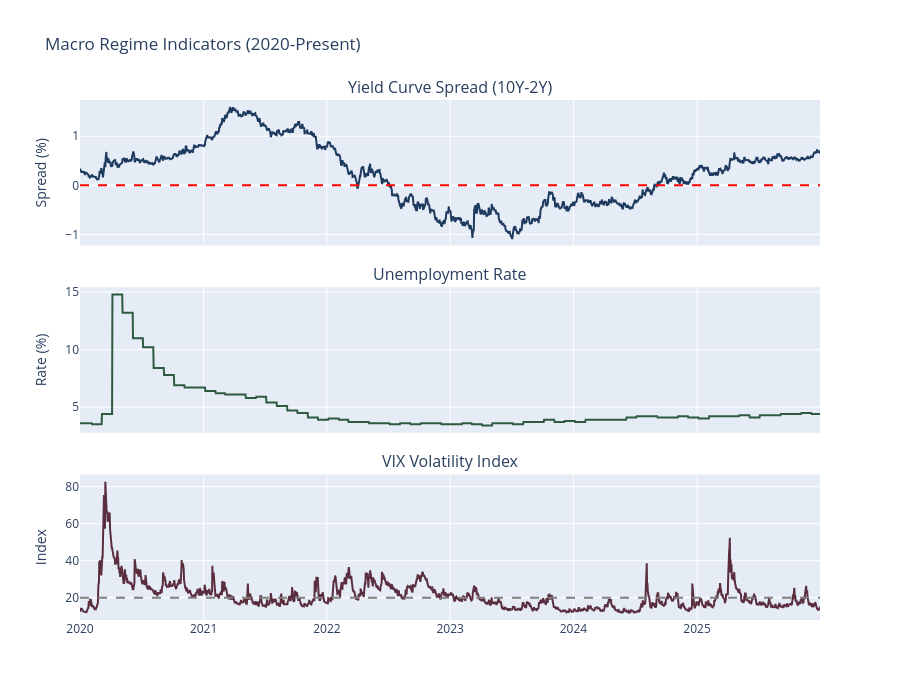

This figure's notebook cell:
### Markdown cell above
## 6. Visualizing Macro Regimes

### Code cell
# Prepare data for visualization (2020 onwards for readability)
VIZ_START_DATE = date(2020, 1, 1)

viz_df = (
    macro_features.filter(pl.col("timestamp") >= VIZ_START_DATE)
    .filter(pl.col("yield_curve_spread").is_not_null())
    .to_pandas()
)

# Build the three-panel macro-indicator figure in a SINGLE cell so the
# inline backend cannot capture a yield-curve-only intermediate render
# (feedback_split_cell_figure_bug).
fig = make_subplots(
    rows=3,
    cols=1,
    shared_xaxes=True,
    subplot_titles=("Yield Curve Spread (10Y-2Y)", "Unemployment Rate", "VIX Volatility Index"),
    vertical_spacing=0.08,
)

# Yield curve
fig.add_trace(
    go.Scatter(
        x=viz_df["timestamp"],
        y=viz_df["yield_curve_spread"],
        mode="lines",
        name="10Y-2Y Spread",
        line={"color": "#1E3A5F"},
    ),
    row=1,
    col=1,
)
fig.add_hline(y=0, line_dash="dash", line_color="red", row=1, col=1)

# Unemployment
if "unemployment_rate" in viz_df.columns:
    fig.add_trace(
        go.Scatter(
            x=viz_df["timestamp"],
            y=viz_df["unemployment_rate"],
            mode="lines",
            name="Unemployment",
            line={"color": "#2E5A3F"},
        ),
        row=2,
        col=1,
    )

# VIX
if "vix" in viz_df.columns:
    fig.add_trace(
        go.Scatter(
            x=viz_df["timestamp"],
            y=viz_df["vix"],
            mode="lines",
            name="VIX",
            line={"color": "#5A2E3F"},
        ),
        row=3,
        col=1,
    )
    fig.add_hline(y=20, line_dash="dash", line_color="gray", row=3, col=1)

fig.update_layout(
    height=700,
    title_text="Macro Regime Indicators (2020-Present)",
    showlegend=False,
)
fig.update_yaxes(title_text="Spread (%)", row=1, col=1)
fig.update_yaxes(title_text="Rate (%)", row=2, col=1)
fig.update_yaxes(title_text="Index", row=3, col=1)

fig.show()

### Figure 1 — Plotly figure (JSON) as saved in the notebook; plotly's stock layout.template omitted (floating-point values rounded to 4 significant figures; data arrays with more than 128 entries replaced by an {"elided": "..."} marker saying what was removed)
{"data": [{"line": {"color": "#1E3A5F"}, "mode": "lines", "name": "10Y-2Y Spread", "type": "scatter", "x": {"elided": "2192 str values"}, "xaxis": "x", "y": {"elided": "2192 float values"}, "yaxis": "y"}, {"line": {"color": "#2E5A3F"}, "mode": "lines", "name": "Unemployment", "type": "scatter", "x": {"elided": "2192 str values"}, "xaxis": "x2", "y": {"elided": "2192 float values"}, "yaxis": "y2"}, {"line": {"color": "#5A2E3F"}, "mode": "lines", "name": "VIX", "type": "scatter", "x": {"elided": "2192 str values"}, "xaxis": "x3", "y": {"elided": "2192 float values"}, "yaxis": "y3"}], "layout": {"annotations": [{"font": {"size": 16}, "showarrow": false, "text": "Yield Curve Spread (10Y-2Y)", "x": 0.5, "xanchor": "center", "xref": "paper", "y": 1.0, "yanchor": "bottom", "yref": "paper"}, {"font": {"size": 16}, "showarrow": false, "text": "Unemployment Rate", "x": 0.5, "xanchor": "center", "xref": "paper", "y": 0.64, "yanchor": "bottom", "yref": "paper"}, {"font": {"size": 16}, "showarrow": false, "text": "VIX Volatility Index", "x": 0.5, "xanchor": "center", "xref": "paper", "y": 0.28, "yanchor": "bottom", "yref": "paper"}], "height": 700, "shapes": [{"line": {"color": "red", "dash": "dash"}, "type": "line", "x0": 0, "x1": 1, "xref": "x domain", "y0": 0, "y1": 0, "yref": "y"}, {"line": {"color": "gray", "dash": "dash"}, "type": "line", "x0": 0, "x1": 1, "xref": "x3 domain", "y0": 20, "y1": 20, "yref": "y3"}], "showlegend": false, "title": {"text": "Macro Regime Indicators (2020-Present)"}, "xaxis": {"anchor": "y", "domain": [0.0, 1.0], "matches": "x3", "showticklabels": false}, "xaxis2": {"anchor": "y2", "domain": [0.0, 1.0], "matches": "x3", "showticklabels": false}, "xaxis3": {"anchor": "y3", "domain": [0.0, 1.0]}, "yaxis": {"anchor": "x", "domain": [0.72, 1.0], "title": {"text": "Spread (%)"}}, "yaxis2": {"anchor": "x2", "domain": [0.36, 0.64], "title": {"text": "Rate (%)"}}, "yaxis3": {"anchor": "x3", "domain": [0.0, 0.28], "title": {"text": "Index"}}}}
